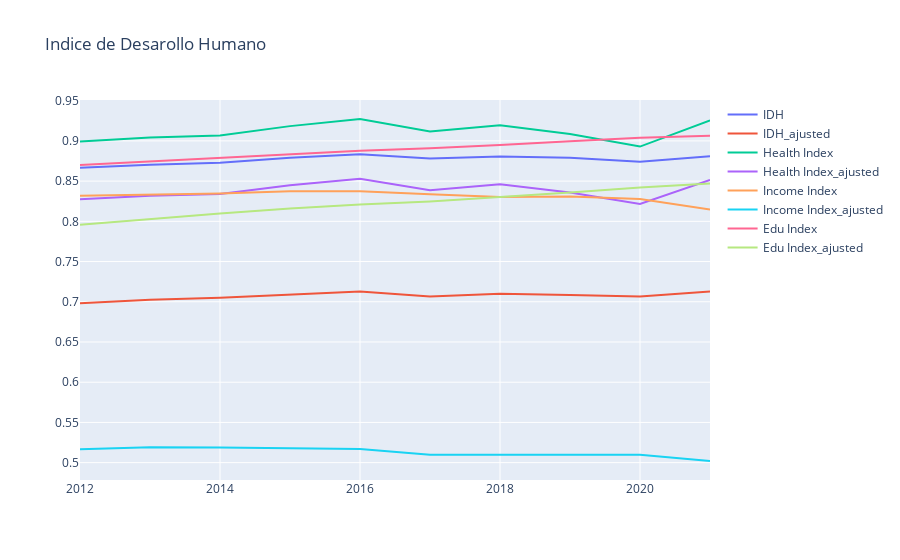

Notebook code for this chart:
### Code cell
# graph dummy data with ploty
fig = go.Figure()
fig.add_trace(go.Scatter(x=df['Year'], y=df['index'], name='IDH', mode='lines'))
fig.add_trace(go.Scatter(x=df['Year'], y=df['index_ajusted'], name='IDH_ajusted', mode='lines'))
fig.add_trace(go.Scatter(x=df['Year'], y=df['health_index'], name='Health Index', mode='lines'))
fig.add_trace(go.Scatter(x=df['Year'], y=df['health_index_ajusted'], name='Health Index_ajusted', mode='lines'))
fig.add_trace(go.Scatter(x=df['Year'], y=df['income_index'], name='Income Index', mode='lines'))
fig.add_trace(go.Scatter(x=df['Year'], y=df['income_index_ajusted'], name='Income Index_ajusted', mode='lines'))
fig.add_trace(go.Scatter(x=df['Year'], y=df['edu_index'], name='Edu Index', mode='lines'))
fig.add_trace(go.Scatter(x=df['Year'], y=df['edu_index_ajusted'], name='Edu Index_ajusted', mode='lines'))
fig.layout.title = 'Indice de Desarollo Humano'
print(fig.show())

### Figure 1 — Plotly figure (JSON) as saved in the notebook; plotly's stock layout.template omitted (floating-point values rounded to 4 significant figures)
{"data": [{"mode": "lines", "name": "IDH", "type": "scatter", "x": [2012, 2013, 2014, 2015, 2016, 2017, 2018, 2019, 2020, 2021], "y": [0.8666, 0.8704, 0.8727, 0.8792, 0.8834, 0.8781, 0.8807, 0.8791, 0.8742, 0.8809]}, {"mode": "lines", "name": "IDH_ajusted", "type": "scatter", "x": [2012, 2013, 2014, 2015, 2016, 2017, 2018, 2019, 2020, 2021], "y": [0.6981, 0.7025, 0.7049, 0.7092, 0.7127, 0.7065, 0.71, 0.7085, 0.7065, 0.7128]}, {"mode": "lines", "name": "Health Index", "type": "scatter", "x": [2012, 2013, 2014, 2015, 2016, 2017, 2018, 2019, 2020, 2021], "y": [0.8994, 0.9043, 0.9066, 0.9184, 0.9272, 0.9117, 0.9195, 0.9087, 0.8929, 0.9256]}, {"mode": "lines", "name": "Health Index_ajusted", "type": "scatter", "x": [2012, 2013, 2014, 2015, 2016, 2017, 2018, 2019, 2020, 2021], "y": [0.8274, 0.8319, 0.8341, 0.8449, 0.8531, 0.8387, 0.846, 0.836, 0.8215, 0.8515]}, {"mode": "lines", "name": "Income Index", "type": "scatter", "x": [2012, 2013, 2014, 2015, 2016, 2017, 2018, 2019, 2020, 2021], "y": [0.8318, 0.8336, 0.8345, 0.8373, 0.8374, 0.8336, 0.8301, 0.831, 0.8279, 0.8148]}, {"mode": "lines", "name": "Income Index_ajusted", "type": "scatter", "x": [2012, 2013, 2014, 2015, 2016, 2017, 2018, 2019, 2020, 2021], "y": [0.5167, 0.519, 0.5187, 0.5174, 0.5168, 0.5099, 0.5097, 0.5091, 0.5097, 0.5021]}, {"mode": "lines", "name": "Edu Index", "type": "scatter", "x": [2012, 2013, 2014, 2015, 2016, 2017, 2018, 2019, 2020, 2021], "y": [0.8701, 0.8747, 0.8787, 0.8837, 0.8878, 0.8909, 0.8948, 0.8997, 0.9038, 0.9064]}, {"mode": "lines", "name": "Edu Index_ajusted", "type": "scatter", "x": [2012, 2013, 2014, 2015, 2016, 2017, 2018, 2019, 2020, 2021], "y": [0.7957, 0.803, 0.8097, 0.8158, 0.821, 0.8247, 0.83, 0.8358, 0.8421, 0.8471]}], "layout": {"title": {"text": "Indice de Desarollo Humano"}}}
